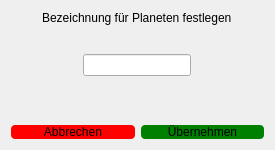
<?xml version="1.0" encoding="UTF-8"?>
<ui version="4.0">
 <class>NameDialog</class>
 <widget class="QDialog" name="NameDialog">
  <property name="windowModality">
   <enum>Qt::WindowModality::ApplicationModal</enum>
  </property>
  <property name="geometry">
   <rect>
    <x>0</x>
    <y>0</y>
    <width>275</width>
    <height>150</height>
   </rect>
  </property>
  <property name="sizePolicy">
   <sizepolicy hsizetype="Fixed" vsizetype="Fixed">
    <horstretch>0</horstretch>
    <verstretch>0</verstretch>
   </sizepolicy>
  </property>
  <property name="minimumSize">
   <size>
    <width>275</width>
    <height>150</height>
   </size>
  </property>
  <property name="maximumSize">
   <size>
    <width>275</width>
    <height>150</height>
   </size>
  </property>
  <property name="windowTitle">
   <string>Bezeichnung Planet</string>
  </property>
  <layout class="QVBoxLayout" name="verticalLayout_2">
   <item>
    <layout class="QVBoxLayout" name="verticalLayout">
     <item alignment="Qt::AlignmentFlag::AlignHCenter">
      <widget class="QLabel" name="labelName">
       <property name="sizePolicy">
        <sizepolicy hsizetype="Fixed" vsizetype="Fixed">
         <horstretch>0</horstretch>
         <verstretch>0</verstretch>
        </sizepolicy>
       </property>
       <property name="text">
        <string>Bezeichnung für Planeten festlegen</string>
       </property>
      </widget>
     </item>
     <item>
      <spacer name="verticalSpacer">
       <property name="orientation">
        <enum>Qt::Orientation::Vertical</enum>
       </property>
       <property name="sizeHint" stdset="0">
        <size>
         <width>20</width>
         <height>40</height>
        </size>
       </property>
      </spacer>
     </item>
     <item alignment="Qt::AlignmentFlag::AlignHCenter">
      <widget class="QLineEdit" name="lineName"/>
     </item>
     <item alignment="Qt::AlignmentFlag::AlignHCenter">
      <widget class="QLabel" name="labelError">
       <property name="styleSheet">
        <string notr="true">color: red;</string>
       </property>
       <property name="text">
        <string/>
       </property>
      </widget>
     </item>
     <item>
      <spacer name="verticalSpacer_2">
       <property name="orientation">
        <enum>Qt::Orientation::Vertical</enum>
       </property>
       <property name="sizeHint" stdset="0">
        <size>
         <width>20</width>
         <height>40</height>
        </size>
       </property>
      </spacer>
     </item>
     <item>
      <layout class="QHBoxLayout" name="horizontalLayout">
       <item>
        <widget class="QPushButton" name="pushDiscard">
         <property name="styleSheet">
          <string notr="true">QPushButton{
	background-color: red;
	border-radius: 4px;
}

QPushButton:pressed{
	background-color: rgb(150, 20, 0);
}</string>
         </property>
         <property name="text">
          <string>Abbrechen</string>
         </property>
        </widget>
       </item>
       <item>
        <widget class="QPushButton" name="pushAccept">
         <property name="styleSheet">
          <string notr="true">QPushButton{
	background-color: green;
	border-radius: 4px;
}

QPushButton:pressed{
	background-color: rgb(20, 150, 0);
}</string>
         </property>
         <property name="text">
          <string>Übernehmen</string>
         </property>
         <property name="checkable">
          <bool>false</bool>
         </property>
         <property name="autoDefault">
          <bool>false</bool>
         </property>
         <property name="default">
          <bool>true</bool>
         </property>
        </widget>
       </item>
      </layout>
     </item>
    </layout>
   </item>
  </layout>
 </widget>
 <resources/>
 <connections/>
</ui>
